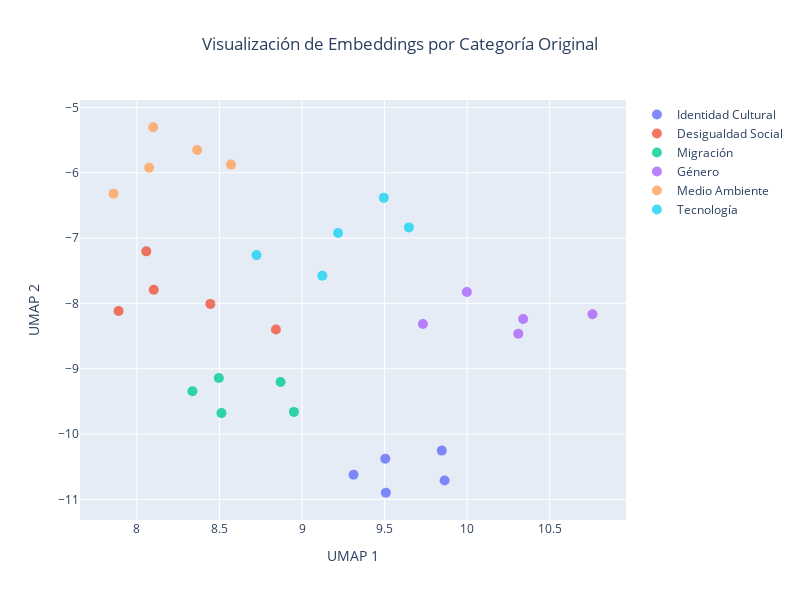

Notebook code for this chart:
### Code cell
# Visualización interactiva con Plotly - Solo categorías originales
fig = go.Figure()

# Gráfico por categoría original
for categoria in df['categoria'].unique():
    mask = df['categoria'] == categoria
    fig.add_trace(
        go.Scatter(
            x=df.loc[mask, 'x'],
            y=df.loc[mask, 'y'],
            mode='markers',
            name=categoria,
            text=df.loc[mask, 'oracion'],
            hovertemplate='<b>%{text}</b><br>Categoría: ' + categoria + '<extra></extra>',
            marker=dict(size=10, opacity=0.8)
        )
    )

# Actualizar layout
fig.update_layout(
    title="Visualización de Embeddings por Categoría Original",
    title_x=0.5,
    height=600,
    width=800,
    showlegend=True,
    xaxis_title="UMAP 1",
    yaxis_title="UMAP 2"
)

# Mostrar la figura
fig.show()

### Figure 1 — Plotly figure (JSON) as saved in the notebook; plotly's stock layout.template omitted (floating-point values rounded to 4 significant figures)
{"data": [{"hovertemplate": "<b>%{text}</b><br>Categoría: Identidad Cultural<extra></extra>", "marker": {"opacity": 0.8, "size": 10}, "mode": "markers", "name": "Identidad Cultural", "text": ["La identidad cultural se forma a través de las tradiciones familiares", "Las costumbres ancestrales moldean nuestra identidad cultural", "La música folclórica es parte fundamental de la identidad cultural", "Las celebraciones tradicionales fortalecen la identidad cultural", "El idioma materno es un pilar de la identidad cultural"], "type": "scatter", "x": [9.846, 9.312, 9.864, 9.504, 9.508], "y": [-10.25, -10.62, -10.71, -10.38, -10.9]}, {"hovertemplate": "<b>%{text}</b><br>Categoría: Desigualdad Social<extra></extra>", "marker": {"opacity": 0.8, "size": 10}, "mode": "markers", "name": "Desigualdad Social", "text": ["La desigualdad social afecta el acceso a la educación", "Las diferencias económicas generan desigualdad social", "La movilidad social se ve limitada por la desigualdad", "La desigualdad social impacta la salud de las comunidades", "Los sistemas educativos pueden perpetuar la desigualdad social"], "type": "scatter", "x": [8.102, 8.445, 8.842, 8.057, 7.889], "y": [-7.792, -8.008, -8.399, -7.203, -8.116]}, {"hovertemplate": "<b>%{text}</b><br>Categoría: Migración<extra></extra>", "marker": {"opacity": 0.8, "size": 10}, "mode": "markers", "name": "Migración", "text": ["La migración es un fenómeno global que conecta culturas", "Los migrantes contribuyen al desarrollo económico de los países", "La migración genera diversidad cultural en las sociedades", "Los procesos migratorios requieren políticas de integración", "La migración puede ser motivada por conflictos o oportunidades"], "type": "scatter", "x": [8.87, 8.337, 8.951, 8.496, 8.512], "y": [-9.203, -9.345, -9.661, -9.143, -9.68]}, {"hovertemplate": "<b>%{text}</b><br>Categoría: Género<extra></extra>", "marker": {"opacity": 0.8, "size": 10}, "mode": "markers", "name": "Género", "text": ["La igualdad de género es fundamental para el desarrollo social", "Los estereotipos de género limitan las oportunidades de las personas", "La perspectiva de género debe incluirse en las políticas públicas", "La violencia de género es un problema estructural de la sociedad", "La participación política de las mujeres fortalece la democracia"], "type": "scatter", "x": [9.998, 9.732, 10.31, 10.34, 10.76], "y": [-7.826, -8.315, -8.465, -8.24, -8.167]}, {"hovertemplate": "<b>%{text}</b><br>Categoría: Medio Ambiente<extra></extra>", "marker": {"opacity": 0.8, "size": 10}, "mode": "markers", "name": "Medio Ambiente", "text": ["El cambio climático afecta a todas las comunidades del mundo", "La sostenibilidad ambiental requiere cambios en nuestros hábitos", "La contaminación ambiental impacta la salud de las poblaciones", "Las energías renovables son clave para un futuro sostenible", "La conservación de la biodiversidad es responsabilidad de todos"], "type": "scatter", "x": [8.074, 8.365, 7.859, 8.57, 8.099], "y": [-5.922, -5.651, -6.32, -5.875, -5.303]}, {"hovertemplate": "<b>%{text}</b><br>Categoría: Tecnología<extra></extra>", "marker": {"opacity": 0.8, "size": 10}, "mode": "markers", "name": "Tecnología", "text": ["La tecnología digital transforma la forma de comunicarnos", "La inteligencia artificial está cambiando el mundo laboral", "Las redes sociales influyen en las relaciones interpersonales", "La brecha digital excluye a sectores de la población", "La tecnología puede democratizar el acceso al conocimiento"], "type": "scatter", "x": [9.218, 9.647, 8.724, 9.123, 9.495], "y": [-6.922, -6.837, -7.261, -7.578, -6.384]}], "layout": {"height": 600, "showlegend": true, "title": {"text": "Visualización de Embeddings por Categoría Original", "x": 0.5}, "width": 800, "xaxis": {"title": {"text": "UMAP 1"}}, "yaxis": {"title": {"text": "UMAP 2"}}}}
